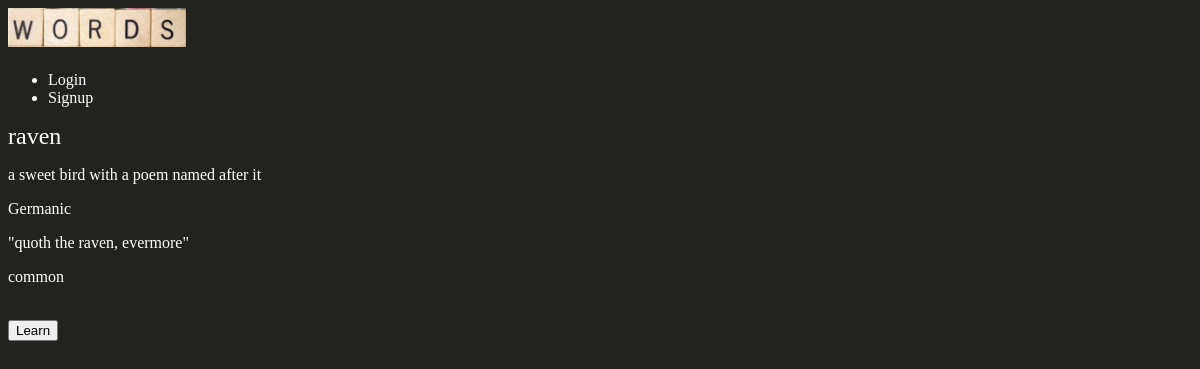
The page /words/the-raven/ on the database its author committed.
### words/models.py (models this page shows, shortened)
class Word(models.Model):
    WORD_TYPE = (
        ('academic', ('academic')),
        ('common', ('common')),
        ('slang', ('slang')),
    )
    word = models.CharField(max_length=30)
    definition = models.TextField()
    origins = models.CharField(max_length=30)
    context = models.TextField()
    word_type = models.CharField(max_length=10, choices=WORD_TYPE, default='common')
    slug = models.SlugField()
    thumb = models.ImageField(default='default.png', blank=True)

### words/views.py (the view)
# urls.py: url(r'^(?P<slug>[\w-]+)/$', views.word_detail, name="detail"),
def word_detail(request, slug):
    word = Word.objects.get(slug=slug)
    return render(request, "words/word_detail.html", {'word' : word})

### words/templates/words/word_detail.html (shortened to what this page needs)
{% extends 'base_layout.html' %}
{% block content %}
    <div class="word_detail">
        <div class="word">
            <h2>{{ word.word }}</h2>
            <p>{{ word.definition }}</p>
            <p>{{ word.origins }}</p>
            <p>{{ word.context }}</p>
            <p>{{ word.word_type }}</p>
        </div>
    </div>
    <form class="site-form" action="{% url 'words:learn' %}" method="post">
        <input type="submit" value="Learn">
    </form>
{% endblock %}

### assets/styling.css (style rules this page uses)
body { background-color: #22231e; background-image: url(stayPositive.png); background-position:right bottom; background-repeat: no-repeat; background-attachment: fixed; color: #fff; }
h1, h2, h3, h4, h5 { font-weight: normal; margin: 0; }

### rows shown on the page
Word: word "raven", definition "a sweet bird with a poem named after it", origins "Germanic", context "\"quoth the raven, evermore\"", word_type "common"
